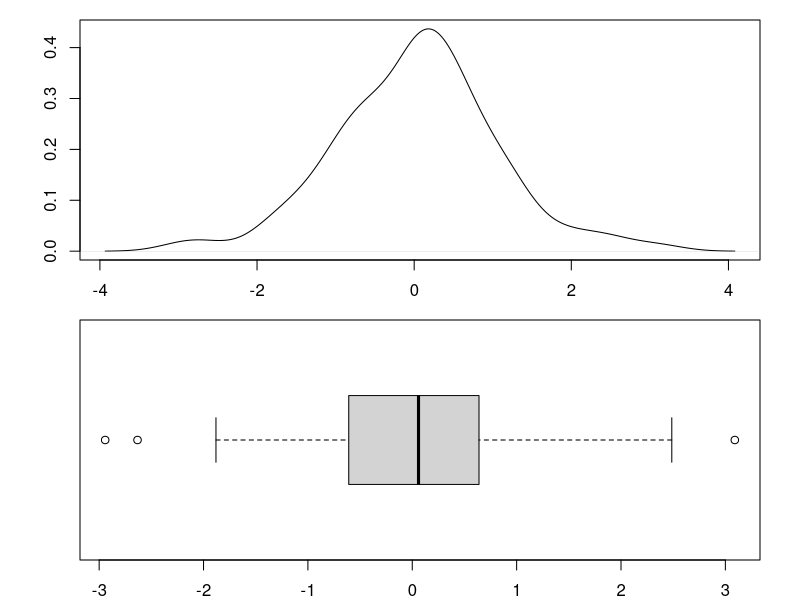

Reproduce this figure in R. (Note: this script raises an error after producing the figure.)
## ---- chunk 1
data=rnorm(100)
par(mfrow=c(2,1))
par(mar=c(2,4,1,2))
plot(density(data), main = "", ylab ="", xlab ="")
boxplot(data, horizontal = T)
par(mfrow=c(1,1))
mean_data = mean(data)
## ---- chunk 2
plot(df, main=paste("Population correlation = ", round(rho, 3)))
## ---- chunk 3
plot(df, main=paste("Population correlation = ", round(rho, 3)))
